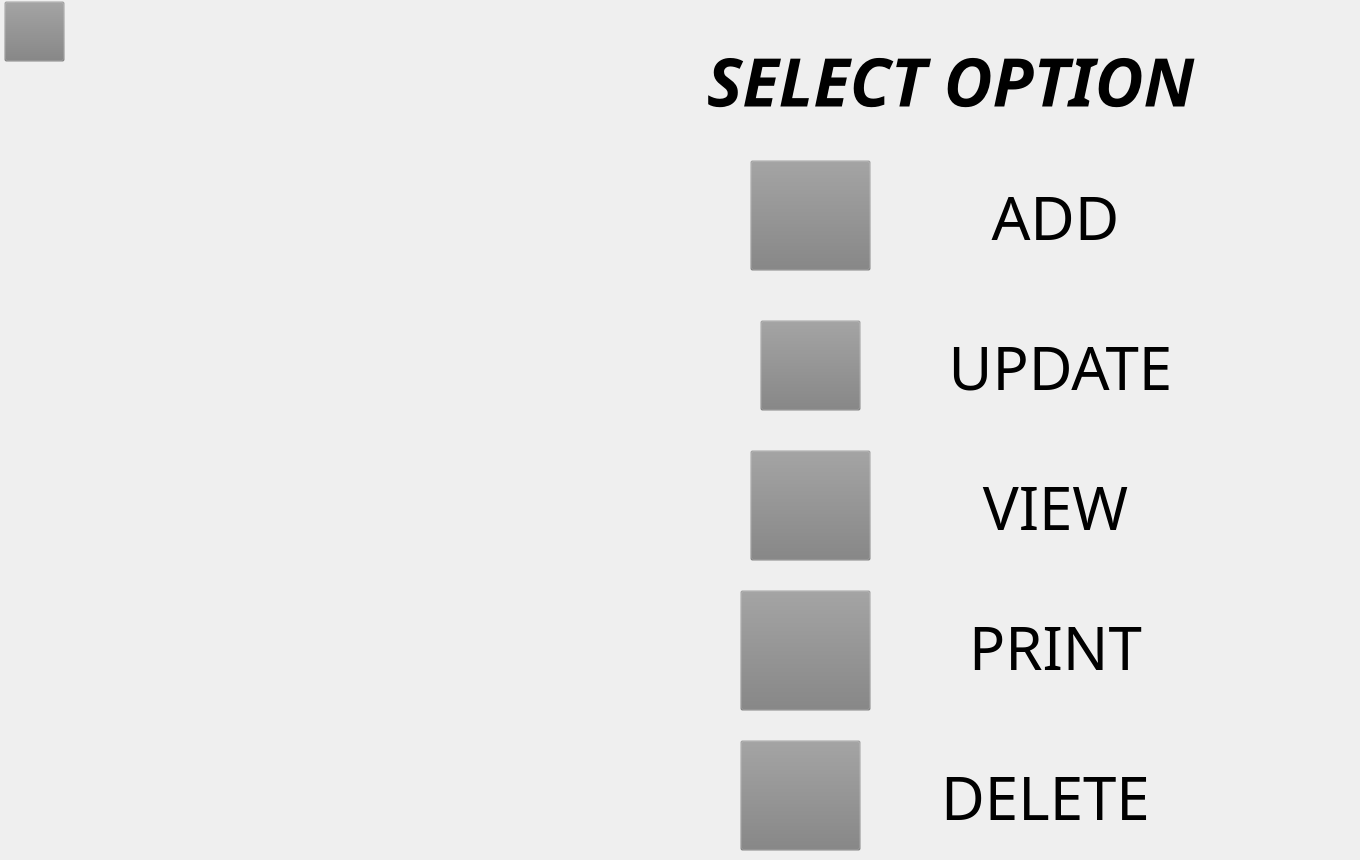
    <widget class="QWidget" name="optionsfortable">
     <widget class="QLabel" name="label_11">
      <property name="geometry">
       <rect>
        <x>550</x>
        <y>40</y>
        <width>801</width>
        <height>81</height>
       </rect>
      </property>
      <property name="font">
       <font>
        <family>JasmineUPC</family>
        <pointsize>50</pointsize>
        <weight>75</weight>
        <italic>true</italic>
        <bold>true</bold>
       </font>
      </property>
      <property name="styleSheet">
       <string notr="true">background-color: rgb(128, 128, 128, 0.001);</string>
      </property>
      <property name="text">
       <string>SELECT OPTION</string>
      </property>
      <property name="alignment">
       <set>Qt::AlignCenter</set>
      </property>
     </widget>
     <widget class="QPushButton" name="user_login_table_updatebutton">
      <property name="geometry">
       <rect>
        <x>760</x>
        <y>320</y>
        <width>101</width>
        <height>91</height>
       </rect>
      </property>
      <property name="styleSheet">
       <string notr="true">background-color: rgb(128, 128, 128, 0.01);
border-image: url(:/update.png);</string>
      </property>
      <property name="text">
       <string/>
      </property>
     </widget>
     <widget class="QPushButton" name="user_login_table_deletebutton">
      <property name="geometry">
       <rect>
        <x>740</x>
        <y>740</y>
        <width>121</width>
        <height>111</height>
       </rect>
      </property>
      <property name="styleSheet">
       <string notr="true">background-color: rgb(128, 128, 128, 0.01);
border-image: url(:/delete.png);</string>
      </property>
      <property name="text">
       <string/>
      </property>
     </widget>
     <widget class="QPushButton" name="user_login_table_addbutton">
      <property name="geometry">
       <rect>
        <x>750</x>
        <y>160</y>
        <width>121</width>
        <height>111</height>
       </rect>
      </property>
      <property name="styleSheet">
       <string notr="true">background-color: rgb(128, 128, 128, 0.01);
border-image: url(:/add.png);</string>
      </property>
      <property name="text">
       <string/>
      </property>
     </widget>
     <widget class="QPushButton" name="user_login_table_viewbutton">
      <property name="geometry">
       <rect>
        <x>750</x>
        <y>450</y>
        <width>121</width>
        <height>111</height>
       </rect>
      </property>
      <property name="styleSheet">
       <string notr="true">background-color: rgb(128, 128, 128, 0.01);
border-image: url(:/view.png);</string>
      </property>
      <property name="text">
       <string/>
      </property>
     </widget>
     <widget class="QPushButton" name="user_login_table_printbutton">
      <property name="geometry">
       <rect>
        <x>740</x>
        <y>590</y>
        <width>131</width>
        <height>121</height>
       </rect>
      </property>
      <property name="styleSheet">
       <string notr="true">background-color: rgb(128, 128, 128, 0.01);
border-image: url(:/print.png);</string>
      </property>
      <property name="text">
       <string/>
      </property>
     </widget>
     <widget class="QPushButton" name="user_login_table_backbutton">
      <property name="geometry">
       <rect>
        <x>4</x>
        <y>1</y>
        <width>61</width>
        <height>61</height>
       </rect>
      </property>
      <property name="styleSheet">
       <string notr="true">border-image: url(:/back-button.png);
background-color: rgb(128, 128, 128, 0.01);</string>
      </property>
      <property name="text">
       <string/>
      </property>
     </widget>
     <widget class="QLabel" name="label_14">
      <property name="geometry">
       <rect>
        <x>900</x>
        <y>180</y>
        <width>311</width>
        <height>71</height>
       </rect>
      </property>
      <property name="sizePolicy">
       <sizepolicy hsizetype="Fixed" vsizetype="Fixed">
        <horstretch>0</horstretch>
        <verstretch>0</verstretch>
       </sizepolicy>
      </property>
      <property name="font">
       <font>
        <family>JasmineUPC</family>
        <pointsize>46</pointsize>
        <weight>50</weight>
        <italic>false</italic>
        <bold>false</bold>
       </font>
      </property>
      <property name="styleSheet">
       <string notr="true">background-color: rgb(128, 128, 128, 0.001);</string>
      </property>
      <property name="text">
       <string>ADD</string>
      </property>
      <property name="alignment">
       <set>Qt::AlignCenter</set>
      </property>
     </widget>
     <widget class="QLabel" name="label_15">
      <property name="geometry">
       <rect>
        <x>900</x>
        <y>330</y>
        <width>321</width>
        <height>72</height>
       </rect>
      </property>
      <property name="sizePolicy">
       <sizepolicy hsizetype="Fixed" vsizetype="Fixed">
        <horstretch>0</horstretch>
        <verstretch>0</verstretch>
       </sizepolicy>
      </property>
      <property name="font">
       <font>
        <family>JasmineUPC</family>
        <pointsize>45</pointsize>
        <weight>50</weight>
        <italic>false</italic>
        <bold>false</bold>
       </font>
      </property>
      <property name="styleSheet">
       <string notr="true">background-color: rgb(128, 128, 128, 0.001);</string>
      </property>
      <property name="text">
       <string>UPDATE</string>
      </property>
      <property name="alignment">
       <set>Qt::AlignCenter</set>
      </property>
     </widget>
     <widget class="QLabel" name="label_16">
      <property name="geometry">
       <rect>
        <x>900</x>
        <y>470</y>
        <width>311</width>
        <height>72</height>
       </rect>
      </property>
      <property name="sizePolicy">
       <sizepolicy hsizetype="Fixed" vsizetype="Fixed">
        <horstretch>0</horstretch>
        <verstretch>0</verstretch>
       </sizepolicy>
      </property>
      <property name="font">
       <font>
        <family>JasmineUPC</family>
        <pointsize>45</pointsize>
        <weight>50</weight>
        <italic>false</italic>
        <bold>false</bold>
       </font>
      </property>
      <property name="styleSheet">
       <string notr="true">background-color: rgb(128, 128, 128, 0.001);</string>
      </property>
      <property name="text">
       <string>VIEW</string>
      </property>
      <property name="alignment">
       <set>Qt::AlignCenter</set>
      </property>
     </widget>
     <widget class="QLabel" name="label_18">
      <property name="geometry">
       <rect>
        <x>900</x>
        <y>610</y>
        <width>311</width>
        <height>72</height>
       </rect>
      </property>
      <property name="sizePolicy">
       <sizepolicy hsizetype="Fixed" vsizetype="Fixed">
        <horstretch>0</horstretch>
        <verstretch>0</verstretch>
       </sizepolicy>
      </property>
      <property name="font">
       <font>
        <family>JasmineUPC</family>
        <pointsize>45</pointsize>
        <weight>50</weight>
        <italic>false</italic>
        <bold>false</bold>
       </font>
      </property>
      <property name="styleSheet">
       <string notr="true">background-color: rgb(128, 128, 128, 0.001);</string>
      </property>
      <property name="text">
       <string>PRINT</string>
      </property>
      <property name="alignment">
       <set>Qt::AlignCenter</set>
      </property>
     </widget>
     <widget class="QLabel" name="label_19">
      <property name="geometry">
       <rect>
        <x>890</x>
        <y>760</y>
        <width>311</width>
        <height>72</height>
       </rect>
      </property>
      <property name="sizePolicy">
       <sizepolicy hsizetype="Fixed" vsizetype="Fixed">
        <horstretch>0</horstretch>
        <verstretch>0</verstretch>
       </sizepolicy>
      </property>
      <property name="font">
       <font>
        <family>JasmineUPC</family>
        <pointsize>45</pointsize>
        <weight>50</weight>
        <italic>false</italic>
        <bold>false</bold>
       </font>
      </property>
      <property name="styleSheet">
       <string notr="true">background-color: rgb(128, 128, 128, 0.001);</string>
      </property>
      <property name="text">
       <string>DELETE</string>
      </property>
      <property name="alignment">
       <set>Qt::AlignCenter</set>
      </property>
     </widget>
    </widget>
